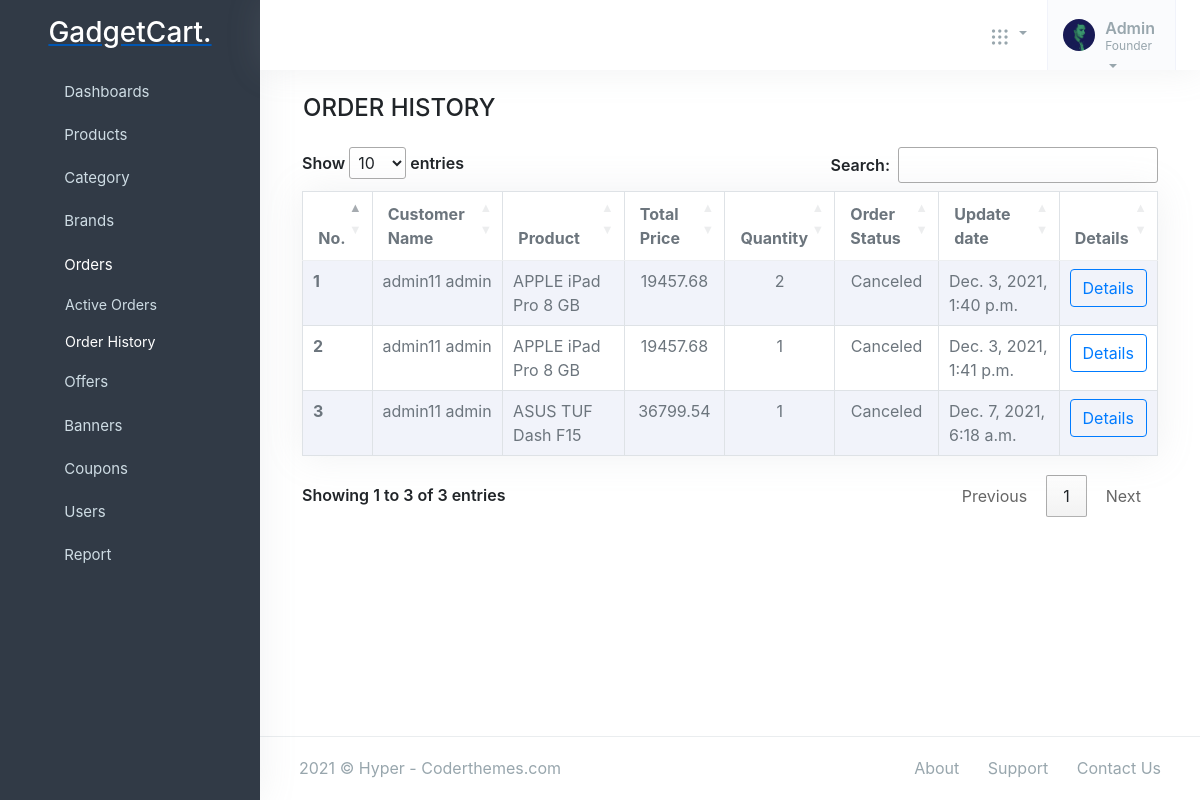
/adminpanel/order_history/, run on the app's committed database.
### orders/models.py (models this page shows, shortened)
class OrderProduct(models.Model):
    order = models.ForeignKey(Order, on_delete=models.CASCADE)
    payment = models.ForeignKey(Payment, on_delete=models.SET_NULL, blank=True, null=True)
    user = models.ForeignKey(Account, on_delete=models.CASCADE)
    product = models.ForeignKey(Product, on_delete=models.CASCADE)
    variations = models.ManyToManyField(Variation, blank=True)
    quantity = models.IntegerField()
    product_price = models.FloatField()
    ordered = models.BooleanField(default=False)
    discount = models.FloatField(default=0)
    created_at = models.DateTimeField(auto_now_add=True)
    updated_at = models.DateTimeField(auto_now=True)
    status = models.CharField(max_length=10, choices=STATUS1, default='New')

### accounts/models.py (models this page shows, shortened)
class Account(AbstractBaseUser,PermissionsMixin):
    first_name = models.CharField(max_length=50)
    last_name = models.CharField(max_length=50)
    username = models.CharField(max_length=50, unique=True)
    email = models.CharField(max_length=50, unique=True)
    phone_number = models.CharField(max_length=50, unique=True)
    date_joined = models.DateTimeField(auto_now_add=True)
    last_login = models.DateTimeField(auto_now_add=True)
    is_admin = models.BooleanField(default=False)
    is_staff = models.BooleanField(default=False)
    is_active = models.BooleanField(default=True)
    is_superadmin = models.BooleanField(default=False)
    is_verified = models.BooleanField(default=False)
    USERNAME_FIELD = 'email'
    REQUIRED_FIELDS = ['username', 'first_name', 'last_name', 'phone_number']
    objects = MyAccountManager()
    def full_name(self):
        return f'{self.first_name} {self.last_name}'

### store/models.py (models this page shows, shortened)
class Product(models.Model):
    product_name  = models.CharField(max_length=200, unique=True)
    slug          = models.SlugField(max_length=200, unique=True)
    description   = models.TextField(max_length=500, blank=True)
    price         = models.IntegerField()
    image1        = models.ImageField(upload_to='photos/products')
    image2        = models.ImageField(upload_to='photos/products')
    image3        = models.ImageField(upload_to='photos/products')
    stock         = models.IntegerField()
    is_available  = models.BooleanField(default=True)
    brand         = models.ForeignKey(Brand, on_delete=models.CASCADE)
    category      = models.ForeignKey(Category, on_delete=models.CASCADE)
    created_date  = models.DateTimeField(auto_now_add=True)
    modified_date = models.DateTimeField(auto_now=True)
    def __str__(self):
        return self.product_name
    def get_price(self):
        try:
            if self.productoffer.is_active:
                offer_price = (self.price / 100) * self.productoffer.discount_offer
                price = self.price - offer_price
                return {'price': price, 'discount': self.productoffer.discount_offer}
            raise
        except:
            try:
                if self.category.categoryoffer.is_active:
                    offer_price = (self.price / 100) * self.category.categoryoffer.discount_offer
                    price = self.price - offer_price
                    return {'price': price, 'discount': self.category.categoryoffer.discount_offer}
                raise
            except:
                try:
                    if self.brand.brandoffer.is_active:
                        offer_price = (self.price / 100) * self.brand.brandoffer.discount_offer
                        price = self.price - offer_price
                        return {'price': price, 'discount': self.brand.brandoffer.discount_offer}
                    raise
                except:
                    print('----else----')
                return {'price': self.price}

### offer/models.py (models this page shows, shortened)
class ProductOffer(models.Model):
    product = models.OneToOneField('store.product', on_delete=CASCADE, null=True, blank=True)
    discount_offer = models.PositiveBigIntegerField(help_text='Offer in percentage')
    is_active = models.BooleanField(default=True)

class CategoryOffer(models.Model):
    category = models.OneToOneField(Category, on_delete=CASCADE, null=True, blank=True)
    discount_offer = models.PositiveBigIntegerField(help_text='Offer in percentage')
    is_active = models.BooleanField(default=True)

### category/models.py (models this page shows, shortened)
class Category(models.Model):
    category_name = models.CharField(max_length = 50, unique = True)
    slug = models.SlugField(max_length = 100, unique = True)
    description = models.TextField(max_length = 255, blank = True)
    cat_image = models.ImageField(upload_to = 'photots/categories', blank = True)
    class Meta:
        verbose_name = 'category'
        verbose_name_plural = 'categories'

### adminpanel/views.py (the view)
# urls.py: path('order_history/', views.order_history, name='order_history'),
def order_history(request):
    orders = OrderProduct.objects.filter(status__in=['Delivered','Canceled'])
    context  = {
        'orders' : orders
    }
    return render(request, 'adminpanel/order_history.html', context)

### brand/context_processors.py (called while the page is built)
def menulinks(request):
    links = Brand.objects.all()
    return dict(link=links)

### carts/context_processors.py (called while the page is built, shortened)
def counter(request):
    cart_count = 0
    if 'admin' in request.path:
        return {}
    return dict(cart_count=cart_count)

### category/context_processors.py (called while the page is built)
def menu_links(request):
    links = Category.objects.all()
    return dict(links=links)

### templates/adminpanel/order_history.html (shortened to what this page needs)
{% extends 'adminpanel/base.html' %}
{% load static %}
{% block content %}
<div class="container">
    <h4 class="ml-3 mt-4 mb-4">ORDER HISTORY</h4>
    <div class="col-12" id="tables">
        <table class="table table-striped table-bordered table-hover bg-white bg-body shadow" id="myTable">
            <thead>
                <tr>
                    <th>No.</th>
                    <th>Customer Name</th>
                    <th>Product</th>
                    <th>Total Price</th>
                    <th>Quantity</th>
                    <th>Order Status</th>
                    <th>Update date</th>
                    <th>Details</th>
                </tr>
            </thead>
            <tbody>
                {% for order in orders %}
                <tr>
                    <th scope="row"> {{forloop.counter}} </th>
                    <td>{{order.user.full_name}}</td>
                    <td>{{order.product}}</td>
                    <td>
                        <center>{{ order.product.get_price.price }}</center>
                    </td>
                    <td>
                        <center>{{order.quantity}}</center>
                    </td>
                    <td>
                        <center>
                            {{order.status}}
                        </center>
                    </td>
                    <td>
                        {{order.updated_at}}
                    </td>
                    <td>
                        <a href="" class="btn btn-outline-primary">Details</a>
                    </td>
                </tr>
                {% endfor %}
            </tbody>
        </table>
    </div>
</div>
<footer class="footer">
    <div class="container-fluid">
        <div class="row">
            <div class="col-md-6">
                <script>document.write(new Date().getFullYear())</script> © Hyper - Coderthemes.com
            </div>
            <div class="col-md-6">
                <div class="text-md-end footer-links d-none d-md-block">
                    <a href="javascript: void(0);">About</a>
                    <a href="javascript: void(0);">Support</a>
                    <a href="javascript: void(0);">Contact Us</a>
                </div>
            </div>
        </div>
    </div>
</footer>
{% endblock %}

### data on the page
OrderProduct: user.full_name "admin11 admin", product "APPLE iPad Pro 8 GB", product.get_price.price "19457.68", quantity "2", status "Canceled", updated_at "Dec. 3, 2021, 1:40 p.m."
OrderProduct: user.full_name "admin11 admin", product "APPLE iPad Pro 8 GB", product.get_price.price "19457.68", quantity "1", status "Canceled", updated_at "Dec. 3, 2021, 1:41 p.m."
OrderProduct: user.full_name "admin11 admin", product "ASUS TUF Dash F15", product.get_price.price "36799.54", quantity "1", status "Canceled", updated_at "Dec. 7, 2021, 6:18 a.m."
